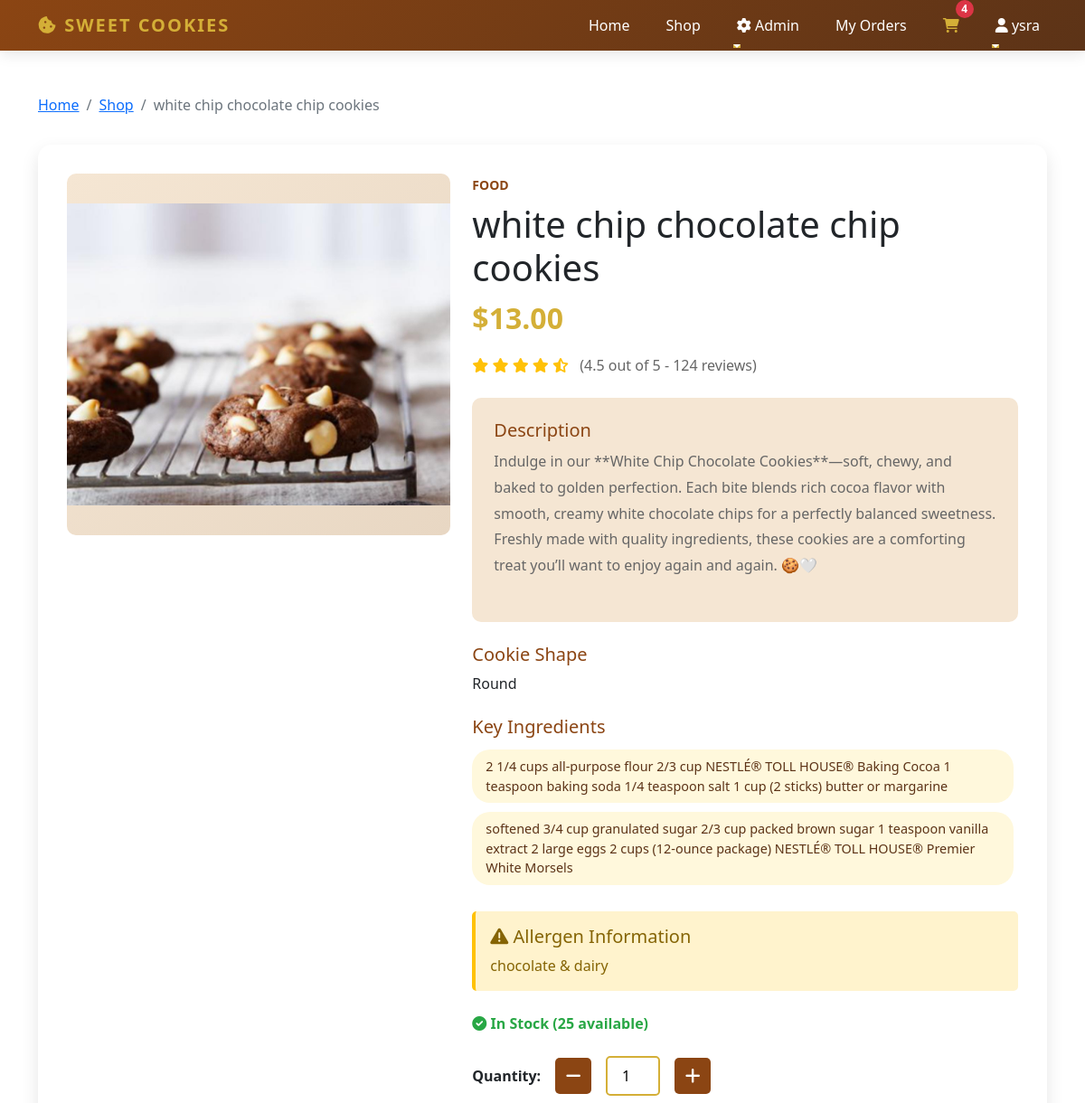
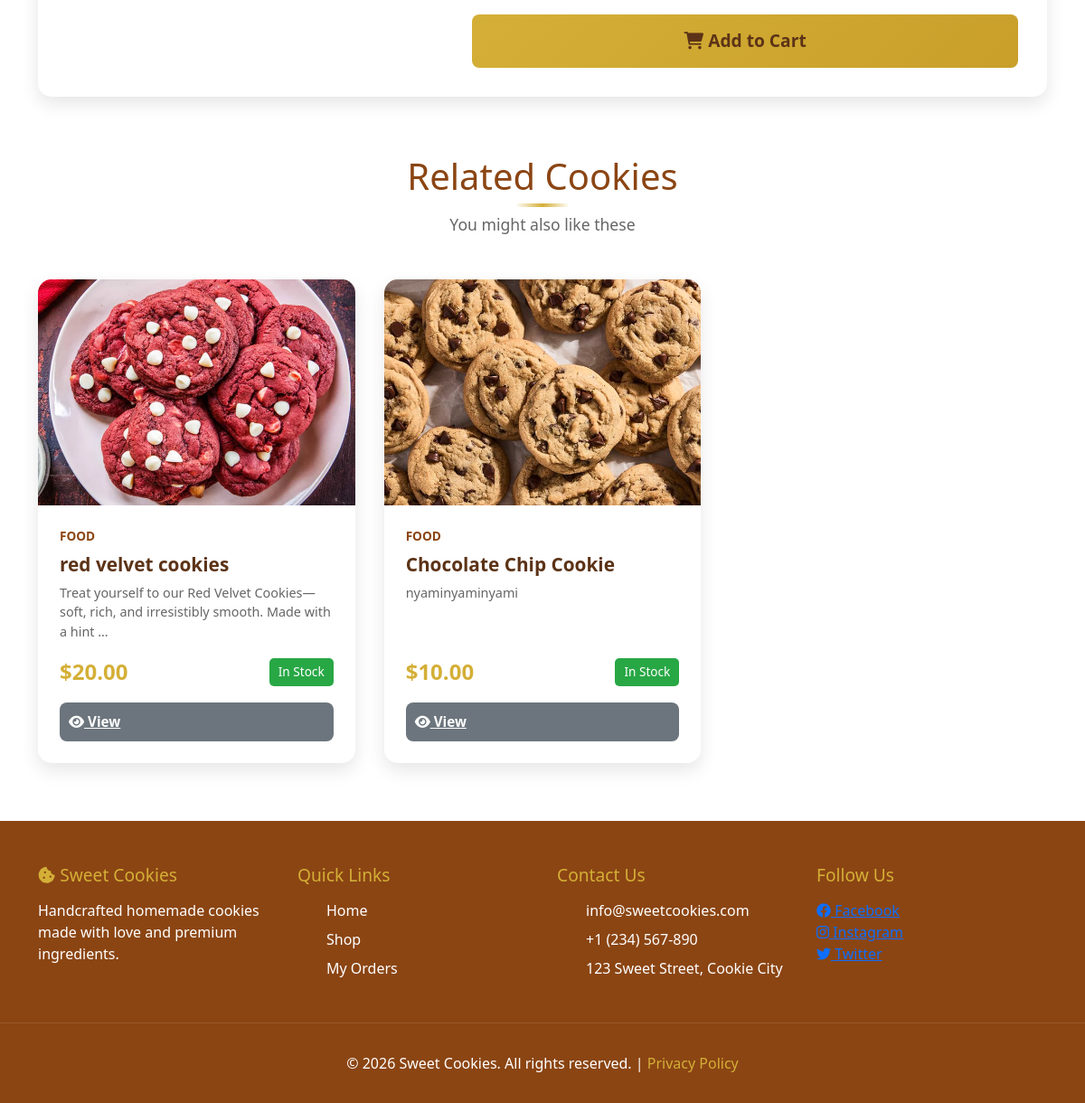
Page /product/2/ (signed in) on the committed database (2 pictures, top to bottom).
### homepage/models.py (models this page shows, shortened)
class Product(models.Model):
    SHAPE_CHOICES = (
        ('round', 'Round'),
        ('square', 'Square'),
        ('heart', 'Heart'),
        ('custom', 'Custom'),
    )
    name = models.CharField(max_length=200)
    category = models.ForeignKey(Category, on_delete=models.CASCADE, related_name='products')
    description = models.TextField()
    price = models.DecimalField(max_digits=10, decimal_places=2, validators=[MinValueValidator(Decimal('0.01'))])
    image = models.ImageField(upload_to='products/', blank=True, null=True)
    stock = models.IntegerField(default=0, validators=[MinValueValidator(0)])
    shape = models.CharField(max_length=20, choices=SHAPE_CHOICES, default='round')
    ingredients = models.TextField(help_text="List main ingredients")
    allergens = models.CharField(max_length=500, blank=True, help_text="e.g., Contains peanuts, dairy")
    created_at = models.DateTimeField(auto_now_add=True)
    updated_at = models.DateTimeField(auto_now=True)
    is_featured = models.BooleanField(default=False)
    class Meta:
        ordering = ['-created_at']
    @property
    def is_in_stock(self):
        return self.stock > 0

class Category(models.Model):
    name = models.CharField(max_length=200, unique=True)
    description = models.TextField(blank=True)
    class Meta:
        verbose_name_plural = 'Categories'

### homepage/views.py (the view)
# urls.py: path('product/<int:pk>/', views.product_detail, name='product_detail'),
def product_detail(request, pk):
    product = get_object_or_404(Product, pk=pk)
    related_products = Product.objects.filter(category=product.category).exclude(pk=pk)[:4]
    context = {
        'product': product,
        'related_products': related_products
    }
    return render(request, 'homepage/product_detail.html', context)

### homepage/models.py (called while the page is built)
    def get_item_count(self):
        return sum(item.quantity for item in self.items.all())

### homepage/templatetags/custom_filters.py (called while the page is built)
@register.filter
def split(value, separator=","):
    if not value:
        return []
    return value.split(separator)

@register.filter
def strip(value):
    if not value:
        return value
    return value.strip()

### homepage/templates/homepage/product_detail.html (shortened to what this page needs)
{% extends 'homepage/base.html' %}
{% load static %}
{% load custom_filters %}
{% block content %}
    <div class="container my-5">
        <nav aria-label="breadcrumb" style="margin-bottom: 2rem;">
            <ol class="breadcrumb">
                <li class="breadcrumb-item"><a href="{% url 'home' %}">Home</a></li>
                <li class="breadcrumb-item"><a href="{% url 'shop' %}">Shop</a></li>
                <li class="breadcrumb-item active">{{ product.name }}</li>
            </ol>
        </nav>
        <div class="product-detail-section">
            <div class="row">
                <div class="col-md-5">
                    <div class="product-detail-image">
                        {% if product.image %}
                            <img src="{{ product.image.url }}" alt="{{ product.name }}">
                        {% else %}
                            <div style="font-size: 5rem; color: #8B4513;">
                                <i class="fas fa-cookie-bite"></i>
                            </div>
                        {% endif %}
                    </div>
                </div>
                <div class="col-md-7">
                    <small style="color: #8B4513; text-transform: uppercase; font-weight: bold;">
                        {{ product.category.name }}
                    </small>
                    <h1 class="product-detail-info" style="margin-top: 0.5rem;">{{ product.name }}</h1>
                    <div class="product-detail-price">${{ product.price }}</div>
                    <div class="product-detail-rating" style="margin-bottom: 1.5rem;">
                        <i class="fas fa-star"></i>
                        <i class="fas fa-star"></i>
                        <i class="fas fa-star"></i>
                        <i class="fas fa-star"></i>
                        <i class="fas fa-star-half-alt"></i>
                        <span style="color: #666; margin-left: 0.5rem;">(4.5 out of 5 - 124 reviews)</span>
                    </div>
                    <div style="padding: 1.5rem; background: #F5E6D3; border-radius: 10px; margin-bottom: 1.5rem;">
                        <div class="product-detail-description">
                            <h5 style="color: #8B4513;">Description</h5>
                            {{ product.description }}
                        </div>
                    </div>
                    <div style="margin-bottom: 1.5rem;">
                        <h5 style="color: #8B4513; margin-bottom: 0.5rem;">Cookie Shape</h5>
                        <p style="text-transform: capitalize;">{{ product.shape }}</p>
                    </div>
                    <div style="margin-bottom: 1.5rem;">
                        <h5 style="color: #8B4513; margin-bottom: 0.5rem;">Key Ingredients</h5>
                        <div>
                            {% for ingredient in product.ingredients|split:"," %}
                                <span class="ingredient-badge">{{ ingredient|strip }}</span>
                            {% endfor %}
                        </div>
                    </div>
                    {% if product.allergens %}
                        <div style="padding: 1rem; background: #fff3cd; border-left: 4px solid #ffc107; border-radius: 5px; margin-bottom: 1.5rem;">
                            <h5 style="color: #856404; margin: 0;">
                                <i class="fas fa-exclamation-triangle"></i> Allergen Information
                            </h5>
                            <p style="color: #856404; margin: 0.5rem 0 0 0;">{{ product.allergens }}</p>
                        </div>
                    {% endif %}
                    <div style="margin-bottom: 1.5rem;">
                        {% if product.is_in_stock %}
                            <p style="color: #28a745; font-weight: bold;">
                                <i class="fas fa-check-circle"></i> In Stock ({{ product.stock }} available)
                            </p>
                        {% else %}
                            <p style="color: #dc3545; font-weight: bold;">
                                <i class="fas fa-times-circle"></i> Out of Stock
                            </p>
                        {% endif %}
                    </div>
                    {% if user.is_authenticated %}
                        <form method="POST" action="{% url 'add_to_cart' product.pk %}">
                            <div class="quantity-selector">
                                <label style="font-weight: bold;">Quantity:</label>
                                <button type="button" class="quantity-btn" onclick="decreaseQuantity()">
                                    <i class="fas fa-minus"></i>
                                </button>
                                <input type="number" name="quantity" id="quantity" class="quantity-input" value="1" min="1" max="{{ product.stock }}">
                                <button type="button" class="quantity-btn" onclick="increaseQuantity()">
                                    <i class="fas fa-plus"></i>
                                </button>
                            </div>
                            {% if product.is_in_stock %}
                                <button type="submit" class="add-to-cart-btn">
                                    <i class="fas fa-shopping-cart"></i> Add to Cart
                                </button>
                            {% else %}
                                <button type="button" class="add-to-cart-btn" disabled style="opacity: 0.5;">
                                    Out of Stock
                                </button>
                            {% endif %}
                        </form>
                    {% else %}
                        <div class="alert alert-info">
                            <i class="fas fa-info-circle"></i>
                            <a href="{% url 'login' %}?next={% url 'product_detail' product.pk %}">Please log in</a> to add items to your cart
                        </div>
                    {% endif %}
                </div>
            </div>
        </div>
        {% if related_products %}
            <div style="margin-top: 4rem;">
                <div class="section-title">
                    <h2>Related Cookies</h2>
                    <p>You might also like these</p>
                </div>
                <div class="product-grid">
                    {% for related_product in related_products %}
                        <div class="product-card">
                            <div class="product-image">
                                {% if related_product.image %}
                                    <img src="{{ related_product.image.url }}" alt="{{ related_product.name }}">
                                {% else %}
                                    <div style="width: 100%; height: 100%; display: flex; align-items: center; justify-content: center; font-size: 3rem; color: #8B4513;">
                                        <i class="fas fa-cookie-bite"></i>
                                    </div>
                                {% endif %}
                            </div>
                            <div class="product-content">
                                <small class="product-category">{{ related_product.category.name }}</small>
                                <h3 class="product-name">{{ related_product.name }}</h3>
                                <p class="product-description">{{ related_product.description|truncatewords:15 }}</p>
                                <div class="product-info">
                                    <span class="product-price">${{ related_product.price }}</span>
                                    <span class="stock-status {% if not related_product.is_in_stock %}out-of-stock{% endif %}">
                                        {% if related_product.is_in_stock %}In Stock{% else %}Out of Stock{% endif %}
                                    </span>
                                </div>
                                <div class="product-actions">
                                    <a href="{% url 'product_detail' related_product.pk %}" class="btn-secondary">
                                        <i class="fas fa-eye"></i> View
                                    </a>
                                </div>
                            </div>
                        </div>
                    {% endfor %}
                </div>
            </div>
        {% endif %}
    </div>
{% endblock %}

### homepage/templates/homepage/base.html (shortened to what this page needs)
{% load static %}
<!DOCTYPE html>
<html lang="en">
<head>
    <link rel="stylesheet" href="{% static 'css/style.css' %}">
    <link rel="stylesheet" href="https://cdn.jsdelivr.net/npm/bootstrap@5.1.3/dist/css/bootstrap.min.css">
    <link rel="stylesheet" href="https://cdnjs.cloudflare.com/ajax/libs/font-awesome/6.0.0/css/all.min.css">
</head>
<body>
    <nav class="navbar navbar-expand-lg navbar-dark">
        <div class="container">
            <a class="navbar-brand" href="{% url 'home' %}">
                <i class="fas fa-cookie-bite"></i> Sweet Cookies
            </a>
            <div class="collapse navbar-collapse" id="navbarNav">
                <ul class="navbar-nav ms-auto">
                    <li class="nav-item">
                        <a class="nav-link" href="{% url 'home' %}">Home</a>
                    </li>
                    <li class="nav-item">
                        <a class="nav-link" href="{% url 'shop' %}">Shop</a>
                    </li>
                    {% if user.is_authenticated %}
                        {% if user.is_superuser or user.is_staff %}
                            <li class="nav-item dropdown">
                                <a class="nav-link dropdown-toggle" href="#" id="adminDropdown" role="button" data-bs-toggle="dropdown">
                                    <i class="fas fa-cog"></i> Admin
                                </a>
                            </li>
                        {% endif %}
                        <li class="nav-item">
                            <a class="nav-link" href="{% url 'my_orders' %}">My Orders</a>
                        </li>
                        <li class="nav-item">
                            <a class="nav-link cart-icon" href="{% url 'view_cart' %}">
                                <i class="fas fa-shopping-cart"></i>
                                {% with cart_count=request.user.cart.get_item_count %}
                                    {% if cart_count > 0 %}
                                        <span class="cart-count">{{ cart_count }}</span>
                                    {% endif %}
                                {% endwith %}
                            </a>
                        </li>
                        <li class="nav-item dropdown">
                            <a class="nav-link dropdown-toggle" href="#" id="userDropdown" role="button" data-bs-toggle="dropdown">
                                <i class="fas fa-user"></i> {{ user.username }}
                            </a>
                        </li>
                    {% endif %}
                </ul>
            </div>
        </div>
    </nav>
    <div class="main-content">
        {% block content %}{% endblock %}
    </div>
    <footer>
        <div class="container footer-content">
            <div class="footer-section">
                <h4><i class="fas fa-cookie-bite"></i> Sweet Cookies</h4>
                <p>Handcrafted homemade cookies made with love and premium ingredients.</p>
            </div>
            <div class="footer-section">
                <h4>Quick Links</h4>
                <ul class="footer-links">
                    <li><a href="{% url 'home' %}">Home</a></li>
                    <li><a href="{% url 'shop' %}">Shop</a></li>
                    <li><a href="{% url 'my_orders' %}">My Orders</a></li>
                </ul>
            </div>
            <div class="footer-section">
                <h4>Contact Us</h4>
                <ul class="footer-links">
                    <li><a href="mailto:info@sweetcookies.com">info@sweetcookies.com</a></li>
                    <li><a href="tel:+1234567890">+1 (234) 567-890</a></li>
                    <li>123 Sweet Street, Cookie City</li>
                </ul>
            </div>
            <div class="footer-section">
                <h4>Follow Us</h4>
                <div>
                    <a href="#" class="footer-links"><i class="fab fa-facebook"></i> Facebook</a><br>
                    <a href="#" class="footer-links"><i class="fab fa-instagram"></i> Instagram</a><br>
                    <a href="#" class="footer-links"><i class="fab fa-twitter"></i> Twitter</a>
                </div>
            </div>
        </div>
        <div class="footer-bottom">
            <p>&copy; 2026 Sweet Cookies. All rights reserved. | <a href="#" style="color: #D4AF37; text-decoration: none;">Privacy Policy</a></p>
        </div>
    </footer>
</body>
</html>

### rows in the picture
Product: name "white chip chocolate chip cookies", image (picture), category.name "FOOD", price "13.00", description "Indulge in our **White Chip Chocolate Cookies**—soft, chewy, and baked to golden perfection. Each bite blends rich cocoa flavor with smooth, creamy white chocolate chips for a perfectly balanced sweetness. Freshly made with quality ingredients, these cookies are a comforting treat you’ll want to enjoy again and again. 🍪🤍", shape "Round", allergens "chocolate & dairy", stock "25"
Product: image (picture), category.name "FOOD", name "red velvet cookies", description "Treat yourself to our Red Velvet Cookies—soft, rich, and irresistibly smooth. Made with a hint …", price "20.00", stock "In Stock"
Product: image (picture), category.name "FOOD", name "Chocolate Chip Cookie", description "nyaminyaminyami", price "10.00", stock "In Stock"

### other values in the picture
{{ cart_count }} "4"
{{ user.username }} "ysra"
{{ ingredient|strip }} "2 1/4 cups all-purpose flour 2/3 cup NESTLÉ® TOLL HOUSE® Baking Cocoa 1 teaspoon baking soda 1/4 teaspoon salt 1 cup (2 sticks) butter or margarine" "softened 3/4 cup granulated sugar 2/3 cup packed brown sugar 1 teaspoon vanilla extract 2 large eggs 2 cups (12-ounce package) NESTLÉ® TOLL HOUSE® Premier White Morsels"
